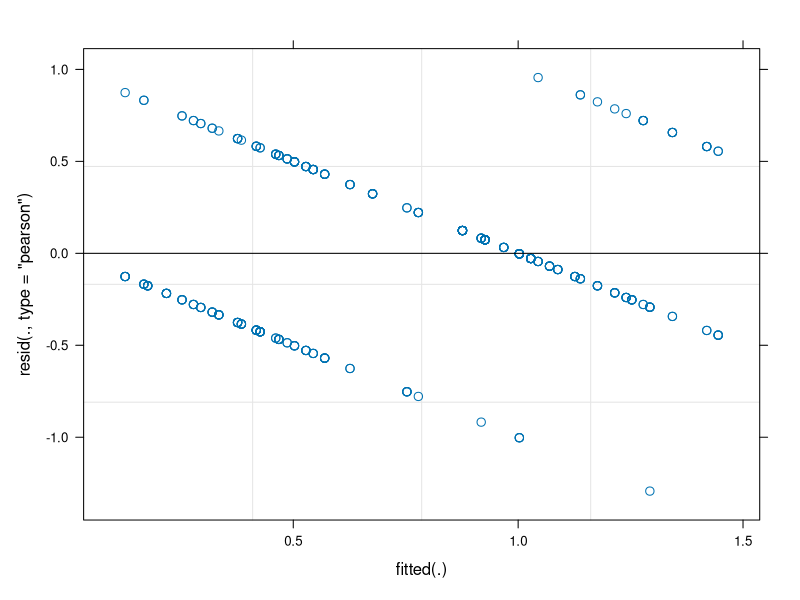
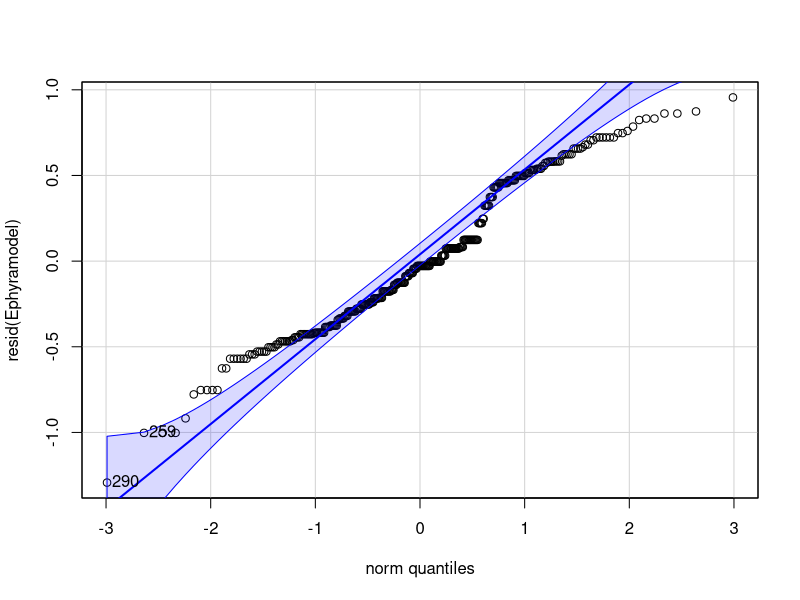
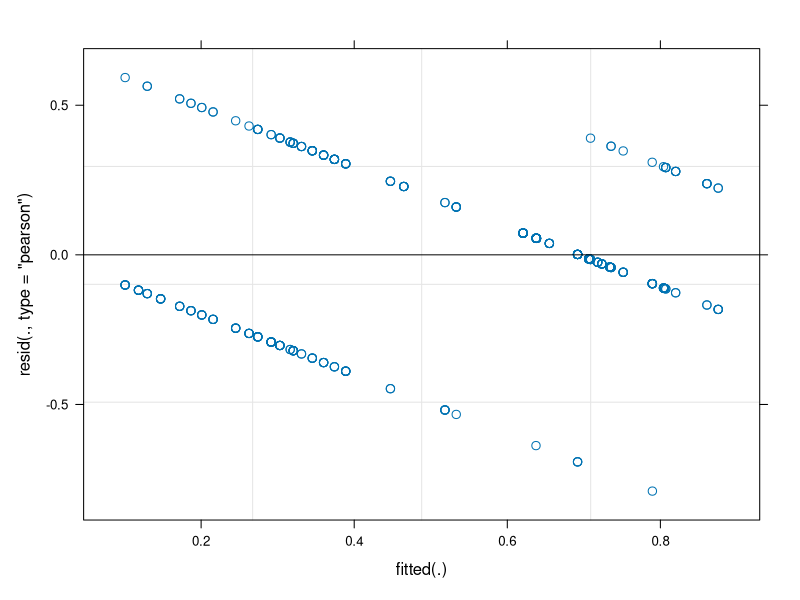
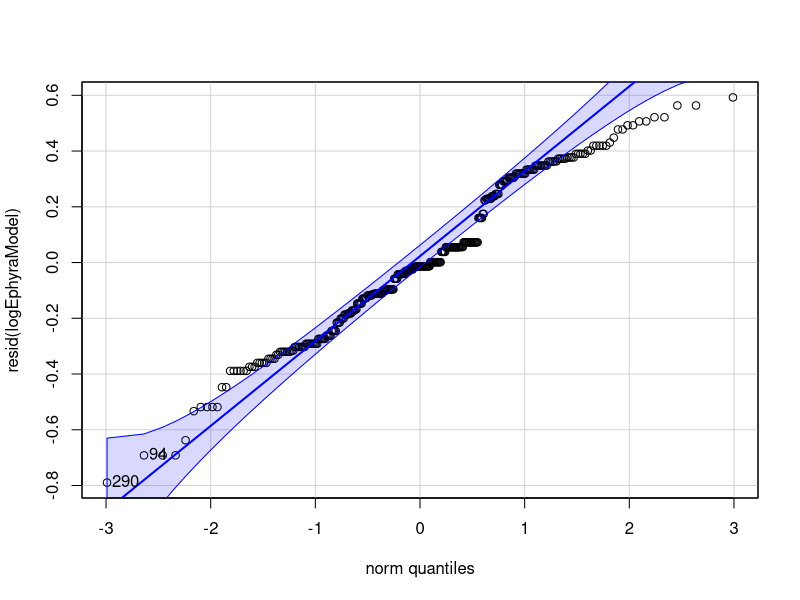
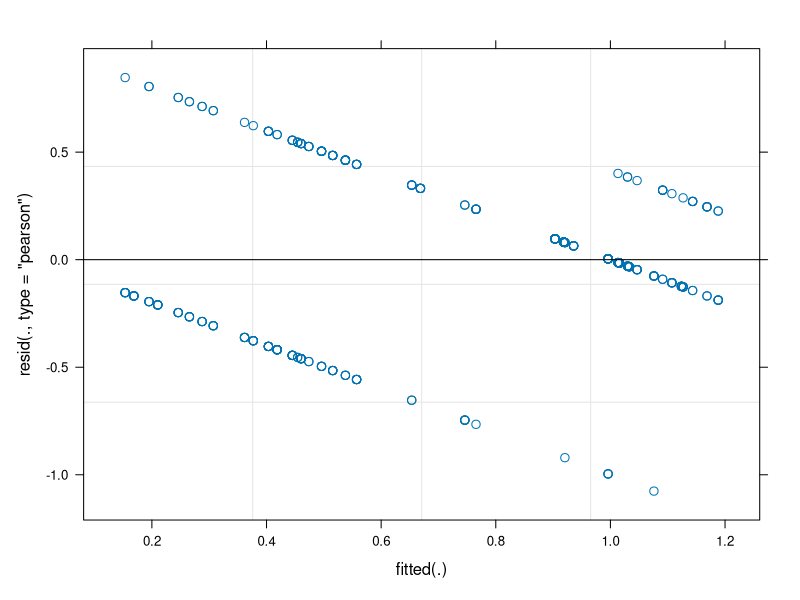
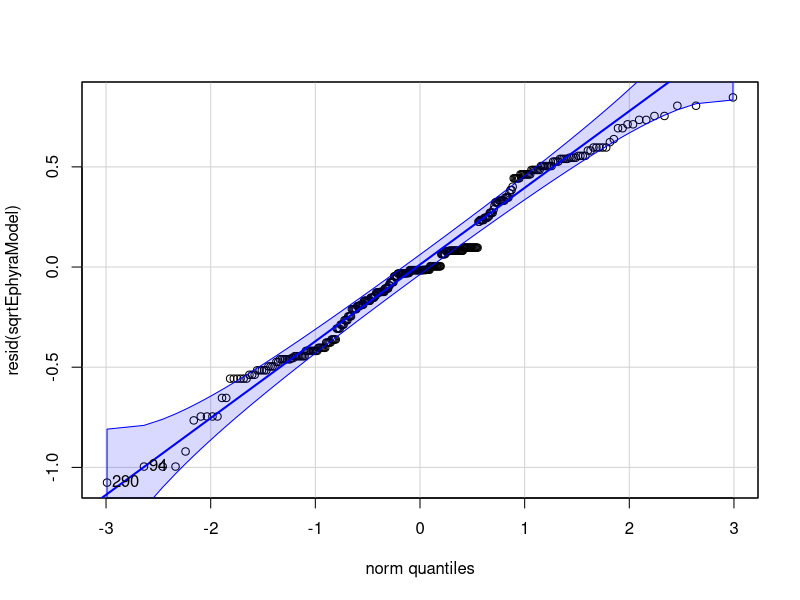
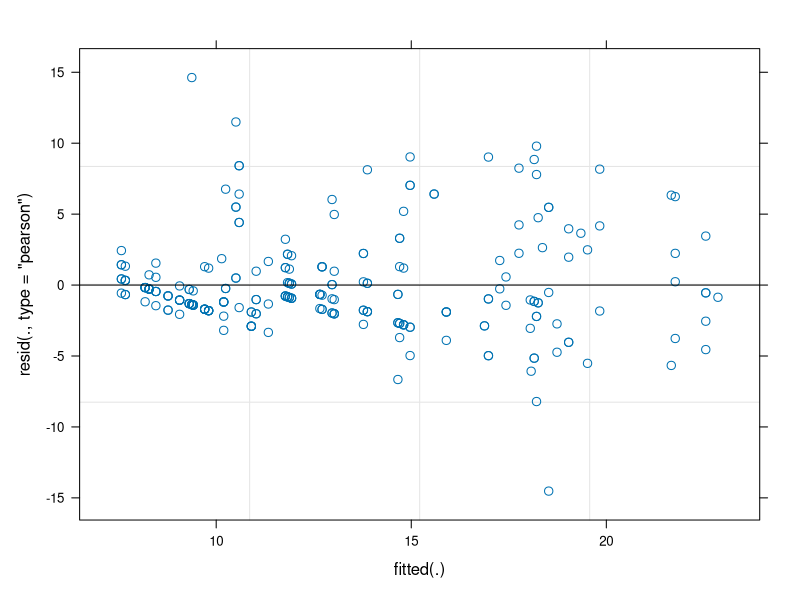
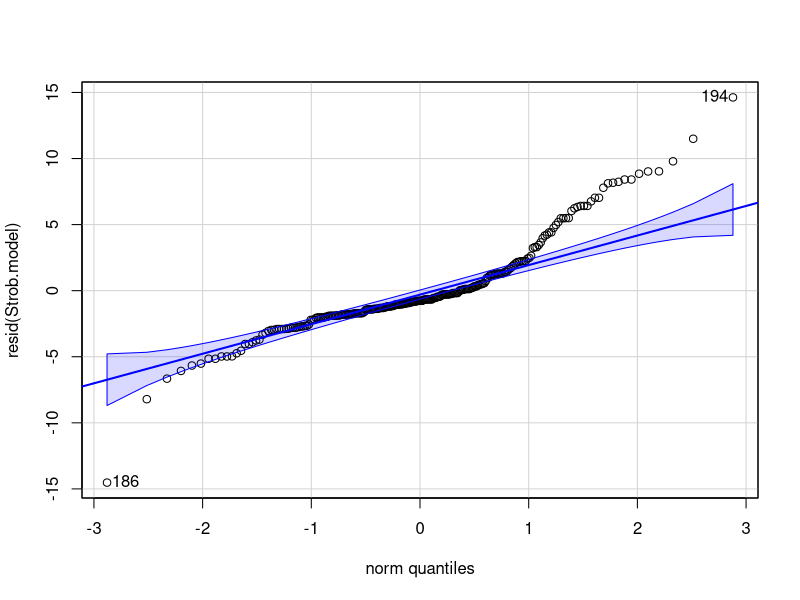

Recreate these plots in R, in order. (Note: this script raises an error after producing the figures.)
#Cassiopea Polyp Data Stats-- New and Improved
#Making a new script to redo all of my models to include plate as a factor
#Created by Jennica Moffat March 24, 2020

#Clear the environment
rm(list=ls())
#load libraries
library(tidyverse)
library(car)
library(lme4)
library(lmerTest)
library(MASS)

#Load data
mydata<-read.csv("Data/Thesis_PolypData_Summary.csv")
mydata$Temp<-as.factor(mydata$Temp)
mydata$Plate<-as.factor(mydata$Plate)
NoApoData <- mydata %>%
  filter(Genotype != "Aposymbiotic") %>%
  droplevels

#Genotype (fixed) and Temperature (fixed) on dependent variables 

#Total average ephyra production####

#Make model
Ephyramodel<-lmer(Total.Ephyra.Produced~Genotype*Temp+(1|Plate), data=NoApoData)

#Check assumptions
plot(Ephyramodel)
qqp(resid(Ephyramodel), "norm")
#Not really normal

#Log data
NoApoData$logTotalEphyra<-log(NoApoData$Total.Ephyra.Produced+1)
logEphyraModel<-lmer(logTotalEphyra~Genotype*Temp+(1|Plate), data=NoApoData)
plot(logEphyraModel)
qqp(resid(logEphyraModel), "norm")
#didn't do anything

#Squart root
NoApoData$sqrtTotalEphyra<-sqrt(NoApoData$Total.Ephyra.Produced)
sqrtEphyraModel<-lmer(sqrtTotalEphyra~Genotype*Temp+(1|Plate), data=NoApoData)
plot(sqrtEphyraModel)
qqp(resid(sqrtEphyraModel), "norm")
#Beautiful

anova(sqrtEphyraModel)
summary(sqrtEphyraModel)
#This is saying that, when taking into account plate, the interaction of Geno*Temp 
#is significant (P=0.0007557)

#Model selection
Ephyra.model2<-lm(sqrtTotalEphyra~Genotype*Temp, data=NoApoData)
anova(Ephyra.model2)
#Interaction P=0.00096

Ephyra.model3<-lm(sqrtTotalEphyra~Genotype*Temp + Plate, data=NoApoData)
anova(Ephyra.model3)
Ephyra.model4<-lm(sqrtTotalEphyra~Genotype*Temp*Plate, data=NoApoData)
anova(Ephyra.model4)

AIC(sqrtEphyraModel) #395.55
AIC(Ephyra.model2) #348.4
AIC(Ephyra.model3) #343.1
AIC(Ephyra.model4) #342.8
#Model with all interactions is lowest.

#Time to strobilation####

#I need to remove the NA's
StrobilatedData <- NoApoData %>%
  filter(Days.to.Strobilation != "NA")

#Make model
Strob.model<-lmer(Days.to.Strobilation~Genotype*Temp+(1|Plate), data=StrobilatedData)
#Check assumptions
plot(Strob.model)
qqp(resid(Strob.model), "norm")
#Not normal

#Log data
StrobilatedData$logStrob.Days<-log(StrobilatedData$Days.to.Strobilation)
logStrobmodel<-lmer(logStrob.Days~Genotype*Temp+(1|Plate), data=StrobilatedData)
qqp(resid(logStrobmodel), "norm")
#Better, but not good enough. 

#Double log
StrobilatedData$loglogStrob.Days<-log(StrobilatedData$logStrob.Days)
loglogStrobmodel<-lmer(loglogStrob.Days~Genotype*Temp+(1|Plate), data=StrobilatedData)
qqp(resid(loglogStrobmodel), "norm")

#Triple log?
StrobilatedData$log3Strob.Days<-log(StrobilatedData$loglogStrob.Days)
log3Strobmodel<-lmer(log3Strob.Days~Genotype*Temp+(1|Plate), data=StrobilatedData)
qqp(resid(log3Strobmodel), "norm")
#Ugh it's so close.
plot(loglogStrobmodel)

#Square root
StrobilatedData$sqrtStrob.Days<-sqrt(StrobilatedData$Days.to.Strobilation)
sqrtStrobmodel<-lmer(sqrtStrob.Days~Genotype*Temp+(1|Plate), data=StrobilatedData)
qqp(resid(sqrtStrobmodel), "norm")
#No

#Fourth root
StrobilatedData$fourthrt.Strob.Days<-sqrt(StrobilatedData$sqrtStrob.Days)
fourthrtStrobmodel<-lmer(fourthrt.Strob.Days~Genotype*Temp+(1|Plate), data=StrobilatedData)
qqp(resid(fourthrtStrobmodel), "norm")
#No different from square root

anova(loglogStrobmodel)
#Interaction: P=0.02743

#Model selection
Strob.model2<-lm(loglogStrob.Days~Genotype*Temp, data=StrobilatedData)
anova(Strob.model2)
#Interaction P=0.03549

Strob.model3<-lm(loglogStrob.Days~Genotype*Temp + Plate, data=StrobilatedData)
anova(Strob.model3)
Strob.model4<-lm(loglogStrob.Days~Genotype*Temp*Plate, data=StrobilatedData)
anova(Strob.model4)

AIC(loglogStrobmodel) #-348.2
AIC(Strob.model2) #-431.7
AIC(Strob.model3) #-433.4
AIC(Strob.model4) #-488.2
#Model with all interactions is lowest again. 

#Boxcox
full.strob.model<-lm(Days.to.Strobilation ~ Genotype*Temp*Plate, data=StrobilatedData)
step.strob.model<-stepAIC(full.strob.model, direction="both", trace = F)

boxcox<-boxcox(step.strob.model,lambda = seq(-5, 5, 1/1000),plotit = TRUE )

Selected.Power<-boxcox$x[boxcox$y==max(boxcox$y)]
Selected.Power
#-0.352

StrobilatedData$Strob.trans<-(StrobilatedData$Days.to.Strobilation)^-0.352
trans.strob.model<-lm(Strob.trans~Genotype*Temp*Plate, data = StrobilatedData)
qqp(resid(trans.strob.model), "norm")
#I think that's close enough
Anova(trans.strob.model, type="III")
#error about aliased coefficients in the model?
trans.strob.model2<-lmer(Strob.trans~Genotype*Temp+(1|Plate), data=StrobilatedData)
Anova(trans.strob.model2, type="III")

#GLMER 
#lognormal distribution
qqp(StrobilatedData$Days.to.Strobilation, "lnorm")
#No

gamma<-fitdistr(StrobilatedData$Days.to.Strobilation, "gamma")
qqp(StrobilatedData$Days.to.Strobilation, "gamma", shape = gamma$estimate[[1]], rate=gamma$estimate[[2]])
#Not really

#Try negative binomial
nbinom <- fitdistr(StrobilatedData$Days.to.Strobilation, "Negative Binomial")
qqp(StrobilatedData$Days.to.Strobilation, "nbinom", size = nbinom$estimate[[1]], mu = nbinom$estimate[[2]])
#Close.

#Try poisson
poisson <- fitdistr(StrobilatedData$Days.to.Strobilation, "Poisson")
qqp(StrobilatedData$Days.to.Strobilation, "pois", poisson$estimate, lambda=8)
#Probably worse than gamma?
hist(StrobilatedData$Days.to.Strobilation)

#I think negative binomial is the closest
Strob.model<-glmer(Days.to.Strobilation ~ Genotype*Temp+(1|Plate), data = StrobilatedData, family = binomial(link = "logit"))
strob.summary<-StrobilatedData%>%
  group_by(Genotype, Temp)%>%
  summarize(mean=mean(Days.to.Strobilation, na.rm=TRUE), SE=sd(Days.to.Strobilation, na.rm=TRUE)/sqrt(length(na.omit(Days.to.Strobilation))), sd=sd(Days.to.Strobilation))
strob.summary
#Having issues with this code. Says y-values need to be between 0 and 1?
#I will come back to this. 

#Why don't we try z-scores
StrobilatedData$Strob.z<-scale(StrobilatedData$Days.to.Strobilation, center = TRUE, scale = TRUE)
zstrob.model<-lmer(Strob.z~Genotype*Temp+(1|Plate), data=StrobilatedData)
#Check assumptions
qqp(resid(zstrob.model), "norm")



  
#Time to inoculation####
#I need to remove the NA's
InocData<-NoApoData%>%
  filter(!is.na(Days.to.Inoculation ))

#Make model
Inoc.model<-lmer(Days.to.Inoculation~Genotype*Temp+(1|Plate), data=InocData)
plot(Inoc.model)
#Not great, early days are clustered. 
qqp(resid(Inoc.model), "norm")
#Woof. Horrible. 

InocData$logIDays<-log(InocData$Days.to.Inoculation)
log.Inoc.model<-lmer(logIDays~Genotype*Temp+(1|Plate), data=InocData)
logInocmodelres<-resid(logInocmodel)
qqp(resid(log.Inoc.model), "norm")
#Better, but not good enough. 

#double log
InocData$loglogIDays<-log(InocData$logIDays)
loglog.Inoc.model<-lmer(loglogIDays~Genotype*Temp+(1|Plate), data=InocData)
qqp(resid(loglog.Inoc.model), "norm")
#Same as log

#Square root
InocData$sqrtIDays<-sqrt(InocData$Days.to.Inoculation)
sqrtInocmodel<-lmer(sqrtIDays~Genotype*Temp+(1|Plate), data=InocData)
qqp(resid(sqrtInocmodel), "norm")
#Worse than log. 

#Quad root
InocData$quadrtIDays<-sqrt(InocData$sqrtIDays)
quadrtInocmodel<-lmer(quadrtIDays~Genotype*Temp+(1|Plate), data=InocData)
qqp(resid(quadrtInocmodel), "norm")
#Worse

#Running it with the logged data for now
logInoc.model<-lm(logIDays~Genotype*Temp*Plate, data=InocData)
anova(Inoc.model2)
#plate has an effect. Need to use original model
anova(log.Inoc.model)
#interaction: P=0.009616

#Gotta do generalized linear model. 
#lognormal distribution
qqp(InocData$Days.to.Inoculation, "lnorm")
#Uh, no I don't think so. 

gamma<-fitdistr(InocData$Days.to.Inoculation, "gamma")
qqp(InocData$Days.to.Inoculation, "gamma", shape = gamma$estimate[[1]], rate=gamma$estimate[[2]])
#No

#Try negative binomial
nbinom <- fitdistr(InocData$Days.to.Inoculation, "Negative Binomial")
qqp(InocData$Days.to.Inoculation, "nbinom", size = nbinom$estimate[[1]], mu = nbinom$estimate[[2]])
#no

#Try poisson
poisson <- fitdistr(InocData$Days.to.Inoculation, "Poisson")
qqp(InocData$Days.to.Inoculation, "pois", poisson$estimate, lambda=8)
#I think that's the best fit. 
hist(InocData$Days.to.Inoculation)

Inoc.model<-glmer(Days.to.Inoculation ~ Genotype*Temp+(1|Plate), data = InocData, family = poisson(link = "log"))
summary(Inoc.model)
Anova(Inoc.model, type="III")
print(summary(Inoc.model), correlation=TRUE)

Inoc.model.6<-glmer(Days.to.Inoculation ~ Genotype*Temp+(1|Plate), data = InocData.6, family = poisson(link = "log"))
Anova(Inoc.model.6, type = "III")

Inoc.model2<-glm(Days.to.Inoculation ~ Genotype*Temp*Plate, data = InocData, family = poisson(link = "log"))
Anova(Inoc.model2, type="III")
summary(Inoc.model2)

Inoc.model3<-glm(Days.to.Inoculation ~ Genotype*Temp, data = InocData, family = poisson(link = "log"))
Anova(Inoc.model3)

Inoc.model4<-glmer(Days.to.Inoculation ~ Genotype+Temp+(1|Plate), data = InocData, family = poisson(link = "log"))
Anova(Inoc.model4)

AIC(Inoc.model) #1601.8
AIC(Inoc.model2) #1592
AIC(Inoc.model3) #1601.7
AIC(Inoc.model4) #1600.9

#Quasipoisson
Inoc.model.QP<-glm(Days.to.Inoculation ~ Genotype*Temp*Plate, data = InocData, family = "quasipoisson")
Anova(Inoc.model.QP)
summary(Inoc.model.QP)
#Dispersion parameter is 0.97, so very close to 1. Since you can't use QP with glmer, poisson is just as good a fit. 

#Time to ephyra####
#I need to remove the NA's
TEData <- NoApoData %>%
  filter(Days.to.Ephyra != "NA")

#Make model
TEmodel<-lmer(Days.to.Ephyra~Genotype*Temp+(1|Plate), data=TEData)
#Check assumptions
plot(TEmodel)
qqp(resid(TEmodel), "norm")

#log transform
TEData$log.E.Days<-log(TEData$Days.to.Ephyra)
logTEmodel<-lmer(log.E.Days~Genotype*Temp+(1|Plate), data=TEData)
qqp(resid(logTEmodel), "norm")

#double log
TEData$loglog.E.Days<-log(TEData$log.E.Days)
loglogTEmodel<-lmer(loglog.E.Days~Genotype*Temp+(1|Plate), data=TEData)
qqp(resid(loglogTEmodel), "norm")
#Mehhhh
anova(loglogTEmodel)

#Square root
TEData$sqrtEDays<-sqrt(TEData$Days.to.Ephyra)
sqrtTEmodel<-lmer(sqrtEDays~Genotype*Temp+(1|Plate), data=TEData)
qqp(resid(sqrtTEmodel), "norm")
#No

#Fourth root
TEData$fourthrtEDays<-sqrt(TEData$sqrtEDays)
fourthrtTEmodel<-lmer(fourthrtEDays~Genotype*Temp+(1|Plate), data=TEData)
qqp(resid(fourthrtTEmodel), "norm")
#no

#Double log is best
#Model selection
loglogTEmodel<-lmer(loglog.E.Days~Genotype*Temp+(1|Plate), data=TEData)
TEphyra.model2<-lm(loglog.E.Days~Genotype*Temp*Plate, data=TEData)
TEphyra.model3<-lm(loglog.E.Days~Genotype*Temp, data=TEData)
TEphyra.model4<-lmer(loglog.E.Days~Genotype+Temp+(1|Plate), data=TEData)

AIC(loglogTEmodel) #-452
AIC(TEphyra.model2) #-547
AIC(TEphyra.model3) #-538
AIC(TEphyra.model4) #-494
#full model is best
Anova(TEphyra.model2)#Plate matters
Anova(loglogTEmodel)#Interaction is 0.08
Anova(TEphyra.model4)


#Boxcox
full.TE.model<-lm(Days.to.Ephyra ~ Genotype*Temp*Plate, data=TEData)
step.TE.model<-stepAIC(full.TE.model, direction="both", trace = F)

boxcox<-boxcox(step.TE.model,lambda = seq(-5, 5, 1/1000),plotit = TRUE )

Selected.Power<-boxcox$x[boxcox$y==max(boxcox$y)]
Selected.Power
#-0.409

TEData$TE.trans<-(TEData$Days.to.Ephyra)^-0.409
trans.TE.model<-lm(TE.trans~Genotype*Temp*Plate, data = TEData)
qqp(resid(trans.TE.model), "norm")
#I think that's close enough
plot(trans.TE.model)
Anova(trans.TE.model, type="III")
#Aliased coefficients error?
Anova(trans.TE.model) #Plate matters
trans.TE.model2<-lmer(TE.trans~Genotype*Temp+(1|Plate), data = TEData)
plot(trans.TE.model2)
qqp(resid(trans.TE.model2), "norm")
Anova(trans.TE.model2, Type="III")

trans.TE.model3<-lmer(TE.trans~Genotype+Temp+(1|Plate), data = TEData)
Anova(trans.TE.model3, type="III")

AIC(trans.TE.model2) #-920
AIC(trans.TE.model3) #-978


#GLMM
#lognormal distribution
qqp(TEData$Days.to.Ephyra, "lnorm")
#No

gamma<-fitdistr(TEData$Days.to.Ephyra, "gamma")
qqp(TEData$Days.to.Ephyra, "gamma", shape = gamma$estimate[[1]], rate=gamma$estimate[[2]])
#Not really

#Try negative binomial
nbinom <- fitdistr(TEData$Days.to.Ephyra, "Negative Binomial")
qqp(TEData$Days.to.Ephyra, "nbinom", size = nbinom$estimate[[1]], mu = nbinom$estimate[[2]])
#no

#Try poisson
poisson <- fitdistr(TEData$Days.to.Ephyra, "Poisson")
qqp(TEData$Days.to.Ephyra, "pois", poisson$estimate, lambda=5)
#Probably closest
#But changes if I change lambda...
TE.model.poi<-glmer(Days.to.Ephyra ~ Genotype*Temp+(1|Plate), data = TEData, family = poisson(link = "log"))
summary(TE.model.poi)
Anova(TE.model.poi)

TE.model.poi2<-glm(Days.to.Ephyra ~ Genotype*Temp*Plate, data = TEData, family = poisson(link = "log"))
Anova(TE.model.poi2)

TE.model.poi3<-glm(Days.to.Ephyra ~ Genotype*Temp, data = TEData, family = poisson(link = "log"))
Anova(TE.model.poi3)

TE.model.poi4<-glm(Days.to.Ephyra ~ Genotype+Temp, data = TEData, family = poisson(link = "log"))
Anova(TE.model.poi4)

AIC(TE.model.poi) #1328
AIC(TE.model.poi2) #1250
AIC(TE.model.poi3) #1330
AIC(TE.model.poi4) #1327
#No significant effect of plate, no interaction between geno and temp.

#Why don't we try z-scores
TEData$TE.z<-scale(TEData$Days.to.Ephyra, center = TRUE, scale = TRUE)
TE.z.model<-lmer(TE.z~Genotype*Temp+(1|Plate), data=TEData)
#Check assumptions
qqp(resid(TE.z.model), "norm")
#That's exactly the same as non-transormed...Just on a different scale. 


#Bud production####
Budmodel<-lmer(Total.Buds~Genotype*Temp+(1|Plate), data=mydata)
plot(Budmodel)
qqp(resid(Budmodel), "norm")
#Yes, normal!!

Budmodel2<-lm(Total.Buds~Genotype*Temp, data=mydata)
Budmodel3<-lm(Total.Buds~Genotype*Temp+Plate, data=mydata)
Budmodel4<-lm(Total.Buds~Genotype*Temp*Plate, data=mydata)
anova(Budmodel4)
#Plate actually has no effect on any other variables, for once. 

AIC(Budmodel) #1580
AIC(Budmodel2) #1567
AIC(Budmodel3)#1569
AIC(Budmodel4)#1631
#Without plate is best
anova(Budmodel2)
#Interaction: P=0.002318


#Survival####
#To do log-linear analysis, I need a new dataframe
#Columns: Geno, Temp, Plate, Survived (yes or no), and Frequency (count of that combo)
Survival<- mydata%>%group_by(Genotype, Temp, Plate, Survive.to.End)%>%
  tally(Survive.to.End == "Yes")

#I have one NA for survial b/c I spilled it and lost it. Just gonna remove it. 
mydata2<-mydata%>%
  filter(Survive.to.End != "NA")

#Making dataframe to run chi-square test
mydata2_df <- mydata2 %>% modify_if(is.character, as.factor)
Survival<- mydata2_df%>%group_by(Genotype, Temp, Plate, Survive.to.End, .drop=FALSE)%>%
  tally(name="Freq")
#.drop=FALSE makes df keep tallies of 0's

#Renaming Survive.to.End to Survived because I'm dumb and made a very long column name
names(Survival)[names(Survival) == 'Survive.to.End'] <- 'Survived'
View(Survival)

#Run model
Survival.model<-glm(Freq~Genotype:Survived + Temp:Survived + Plate:Survived + Genotype:Temp:Survived + Genotype:Plate:Survived + Temp:Plate:Survived + Genotype:Temp:Plate:Survived, family=poisson, data=Survival)
anova(Survival.model, test="Chisq")
#all of the interactions are 1 or very close to one. Only effect is Genotype, I think because they mostly all survived. 
#Genotype and Temp signficiantly affected survival, but no interaction. 

#In the output, we're interested in the effect of Season, which is the Season:Fruit interaction
#and the effect of Treatment, which is Treatment:Fruit
#and the interactions between Season and Treatment, which is Season:Treatment:Fruit


#Trying something else. Running model and just telling it that it's bimodal
View(mydata2)
#Adding column with yes/no changed to 1/0
survival_bino<-mydata2 %>% mutate(Survived = ifelse(Survive.to.End == "Yes", 1, ifelse(Survive.to.End == "No", 0, "NA")))
View(survival_bino)
#Logisitic regression. 
survival.bino.model<-glm(Survived~Temp*Genotype, family=binomial, data=survival_bino)
#Logisitic regression requires continuous predictor. So, this doesn't work. Duh. 
